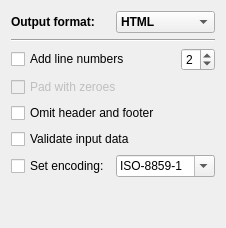
        <widget class="QWidget" name="page_general">
         <attribute name="title">
          <string>General</string>
         </attribute>
         <layout class="QVBoxLayout" name="verticalLayout_2">
          <item>
           <layout class="QHBoxLayout" name="horizontalLayout_8">
            <item>
             <widget class="QLabel" name="label_2">
              <property name="sizePolicy">
               <sizepolicy hsizetype="Minimum" vsizetype="Minimum">
                <horstretch>0</horstretch>
                <verstretch>0</verstretch>
               </sizepolicy>
              </property>
              <property name="font">
               <font>
                <weight>75</weight>
                <bold>true</bold>
               </font>
              </property>
              <property name="text">
               <string>Output format:</string>
              </property>
              <property name="buddy">
               <cstring>comboFormat</cstring>
              </property>
             </widget>
            </item>
            <item>
             <widget class="QComboBox" name="comboFormat">
              <property name="sizePolicy">
               <sizepolicy hsizetype="Preferred" vsizetype="Fixed">
                <horstretch>0</horstretch>
                <verstretch>0</verstretch>
               </sizepolicy>
              </property>
              <property name="font">
               <font>
                <weight>75</weight>
                <bold>true</bold>
               </font>
              </property>
              <property name="toolTip">
               <string>Choose an output format.</string>
              </property>
              <item>
               <property name="text">
                <string>HTML</string>
               </property>
              </item>
              <item>
               <property name="text">
                <string>XHTML</string>
               </property>
              </item>
              <item>
               <property name="text">
                <string>LaTeX</string>
               </property>
              </item>
              <item>
               <property name="text">
                <string>TeX</string>
               </property>
              </item>
              <item>
               <property name="text">
                <string>RTF</string>
               </property>
              </item>
              <item>
               <property name="text">
                <string>SVG</string>
               </property>
              </item>
              <item>
               <property name="text">
                <string>XML</string>
               </property>
              </item>
              <item>
               <property name="text">
                <string>BBCode</string>
               </property>
              </item>
             </widget>
            </item>
           </layout>
          </item>
          <item>
           <widget class="Line" name="line_9">
            <property name="orientation">
             <enum>Qt::Horizontal</enum>
            </property>
           </widget>
          </item>
          <item>
           <layout class="QHBoxLayout" name="horizontalLayout_21">
            <item>
             <widget class="QCheckBox" name="cbIncLineNo">
              <property name="toolTip">
               <string>Add line numbers to the output.</string>
              </property>
              <property name="text">
               <string>Add line numbers</string>
              </property>
             </widget>
            </item>
            <item>
             <spacer name="horizontalSpacer_4">
              <property name="orientation">
               <enum>Qt::Horizontal</enum>
              </property>
              <property name="sizeHint" stdset="0">
               <size>
                <width>10</width>
                <height>20</height>
               </size>
              </property>
             </spacer>
            </item>
            <item>
             <widget class="QSpinBox" name="sbLineNoWidth">
              <property name="toolTip">
               <string>Select the line number width.</string>
              </property>
              <property name="minimum">
               <number>1</number>
              </property>
              <property name="maximum">
               <number>6</number>
              </property>
              <property name="value">
               <number>2</number>
              </property>
             </widget>
            </item>
           </layout>
          </item>
          <item>
           <widget class="QCheckBox" name="cbPadZeroes">
            <property name="enabled">
             <bool>false</bool>
            </property>
            <property name="toolTip">
             <string>Fill leading space of line numbers with zeroes.</string>
            </property>
            <property name="text">
             <string>Pad with zeroes</string>
            </property>
           </widget>
          </item>
          <item>
           <widget class="QCheckBox" name="cbFragment">
            <property name="sizePolicy">
             <sizepolicy hsizetype="Minimum" vsizetype="Fixed">
              <horstretch>0</horstretch>
              <verstretch>0</verstretch>
             </sizepolicy>
            </property>
            <property name="toolTip">
             <string>Generate output without document header and footer.</string>
            </property>
            <property name="text">
             <string>Omit header and footer</string>
            </property>
           </widget>
          </item>
          <item>
           <widget class="QCheckBox" name="cbValidateInput">
            <property name="toolTip">
             <string>Test if input data is not binary.
Removes Unicode BOM mark.</string>
            </property>
            <property name="text">
             <string>Validate input data</string>
            </property>
           </widget>
          </item>
          <item>
           <layout class="QHBoxLayout" name="horizontalLayout_2">
            <item>
             <widget class="QCheckBox" name="cbEncoding">
              <property name="toolTip">
               <string>Set the output file ancoding.</string>
              </property>
              <property name="text">
               <string>Set encoding:</string>
              </property>
             </widget>
            </item>
            <item>
             <widget class="QComboBox" name="comboEncoding">
              <property name="toolTip">
               <string>Select or define the encoding.
The result has to match the input file encoding.</string>
              </property>
              <property name="editable">
               <bool>true</bool>
              </property>
              <property name="insertPolicy">
               <enum>QComboBox::InsertAtBottom</enum>
              </property>
              <item>
               <property name="text">
                <string>ISO-8859-1</string>
               </property>
              </item>
              <item>
               <property name="text">
                <string>ISO-8859-2</string>
               </property>
              </item>
              <item>
               <property name="text">
                <string>ISO-8859-3</string>
               </property>
              </item>
              <item>
               <property name="text">
                <string>ISO-8859-4</string>
               </property>
              </item>
              <item>
               <property name="text">
                <string>ISO-8859-5</string>
               </property>
              </item>
              <item>
               <property name="text">
                <string>ISO-8859-6</string>
               </property>
              </item>
              <item>
               <property name="text">
                <string>ISO-8859-7</string>
               </property>
              </item>
              <item>
               <property name="text">
                <string>ISO-8859-8</string>
               </property>
              </item>
              <item>
               <property name="text">
                <string>ISO-8859-9</string>
               </property>
              </item>
              <item>
               <property name="text">
                <string>ISO-8859-10</string>
               </property>
              </item>
              <item>
               <property name="text">
                <string>ISO-8859-11</string>
               </property>
              </item>
              <item>
               <property name="text">
                <string>ISO-8859-12</string>
               </property>
              </item>
              <item>
               <property name="text">
                <string>ISO-8859-13</string>
               </property>
              </item>
              <item>
               <property name="text">
                <string>ISO-8859-14</string>
               </property>
              </item>
              <item>
               <property name="text">
                <string>ISO-8859-15</string>
               </property>
              </item>
              <item>
               <property name="text">
                <string>UTF-8</string>
               </property>
              </item>
             </widget>
            </item>
           </layout>
          </item>
          <item>
           <spacer name="verticalSpacer_2">
            <property name="orientation">
             <enum>Qt::Vertical</enum>
            </property>
            <property name="sizeHint" stdset="0">
             <size>
              <width>20</width>
              <height>40</height>
             </size>
            </property>
           </spacer>
          </item>
         </layout>
        </widget>
